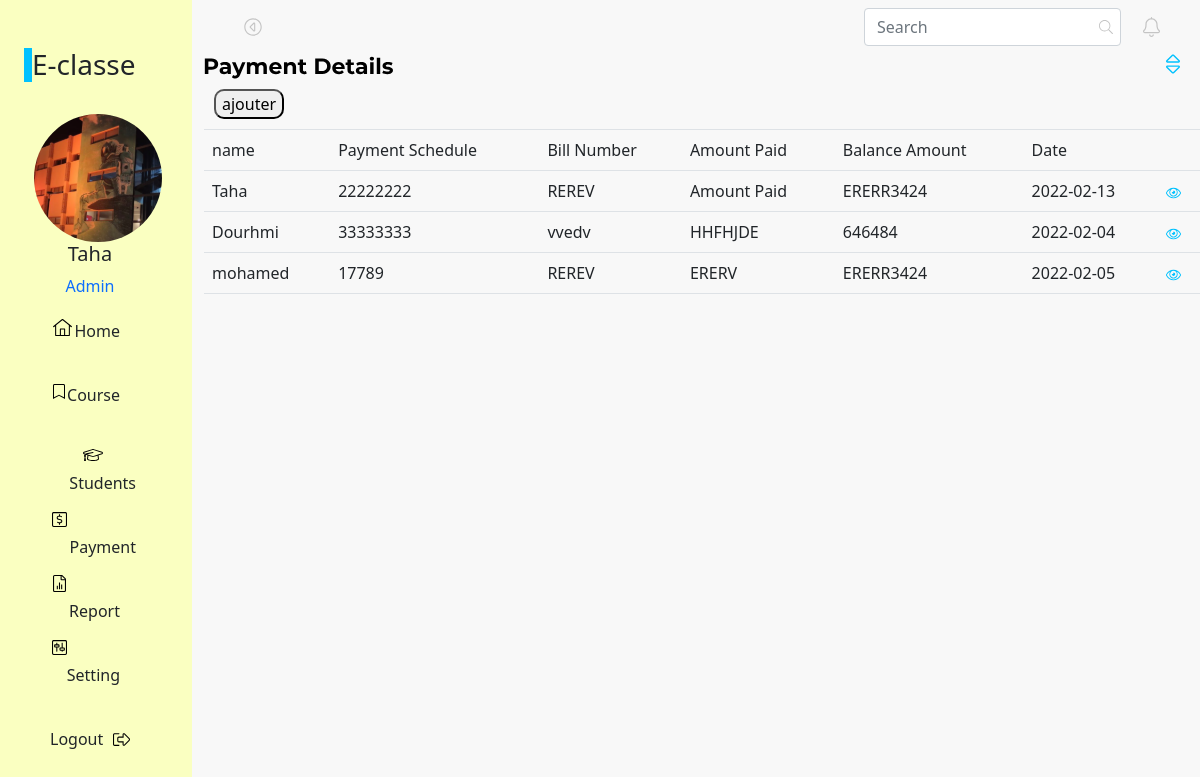
The app's page /payment.php with its own data.
### tables this page shows
CREATE TABLE `payment` (
  `id` int(10) NOT NULL,
  `Name` varchar(40) NOT NULL,
  `Payment Schedule` varchar(40) NOT NULL,
  `Bill Number` varchar(40) NOT NULL,
  `Amount Paid` varchar(40) NOT NULL,
  `Balance Amount` varchar(40) NOT NULL,
  `Date` date NOT NULL
);

### crude/base.php (the view, shortened to what this page needs)
<!DOCTYPE html>
<html lang="en">
<head>
    <link href="https://cdn.jsdelivr.net/npm/bootstrap@5.1.3/dist/css/bootstrap.min.css" rel="stylesheet">
</head>
<body>
                 <?php
                           $connect=mysqli_connect("localhost","root","","e_classe_db");
                           $sql = "SELECT `Name`, `Payment Schedule`, `Bill Number`, `Amount Paid`, `Balance Amount`, `Date` FROM `payment` ";
                           $result=mysqli_query( $connect,$sql);
                 ?>
                                      <table class="table">
                                                <tr>
                                                     <td>name</td>
                                                     <td>Payment Schedule</td>
                                                      <td>Bill Number</td>
                                                      <td>Amount Paid</td>
                                                      <td>Balance Amount</td>
                                                      <td>Date</td>
                                                      <td></td>
                                                 </tr>
                 <?php
                           foreach($result as $rows){
                            ?>
                                               <tr>
                                                   <td><?php echo $rows['Name']?></td>
                                                   <td><?php echo $rows['Payment Schedule']?></td>
                                                   <td><?php echo $rows['Bill Number']?></td>
                                                   <td><?php echo $rows['Amount Paid']?></td>
                                                   <td><?php echo $rows['Balance Amount']?></td>
                                                   <td><?php echo $rows['Date']?></td>
                                                   <td><img src="vue.svg" alt="imag"></td>
                                               </tr>
                                <?php  } ?>
                                </table>
</body>
</html>

### payment.php (shortened to what this page needs)
<!DOCTYPE html>
<html lang="en">
<head>
    <link href="https://cdn.jsdelivr.net/npm/bootstrap@5.1.3/dist/css/bootstrap.min.css" rel="stylesheet">
    <link rel="stylesheet" href="style.css">
    <link rel="stylesheet" href="main.css">
</head>
<body>
    <div class="container-fluide" style="width: 100%;background-color:#F8F8F8">
        <div class="row" style="height: 100vh;">
                 <?php
                 include ('aside.php');
                 ?>
               <div class="col-12 col-lg-10">
                        <div style="width:98%">
                        <img src="svg/dflish.svg" class="float-right">
                        <img src="svg/payement.svg" alt="">
                        </div>
                        <div style="margin:10px;">
                        <a href="ajouter.php"><button  style="border-radius: 10px;">ajouter</button></a>
                        </div>
                        <main>
                             <?php
                              include('crude/base.php');
                             ?>
                        </main>
               </div>
        </div>
    </div>
</body>
</html>

### aside.php
<div class="col-2 d-none  d-lg-block ">
                           <div style="width: 159px;">
                              <h3 class="br mt-5 ml-4 px--4">E-classe</h3>
                           </div>
                                 <div style="text-align:center;width: 100%;">
                                  <img src="image.svg" class="rounded-circle ml-3 mt-4">
                                  <h5>Taha</h5>
                                  <p class="text-primary">Admin</p>
                                    <div class="rounded-2  hover  " style="width: 70%;height: 40px;position: relative;left: 30px;text-align: center;">
                                       <div class="rounded-2" style="width: 70px;height:35px;position: relative;left: 20px;">
                                          <img src="home.svg" alt=""><p class="float-right" style="line-height: 35px;"><a href="dachboard.php" class="text-dark text-decoration-none">Home</a></p>
                                       </div>
                                    </div>
                                    <div class="rounded-2  mt-4 hover " style="width: 130px;height: 40px;position: relative;left: 30px;text-align: center;">
                                      <div class="rounded-2" style="width: 70px;height:35px;position: relative;left: 20px;" >
                                          <img src="svg/cource.svg" alt=""><p class="float-right" style="line-height: 35px;"><a href="course.php" class="text-dark text-decoration-none">Course</a> </p>
                                       </div>
                                    </div>
                                    <div class="rounded-2  mt-4 hover " style="width: 130px;height: 40px;position: relative;left: 30px;text-align: center;">
                                      <div class="rounded-2" style="width: 86px;height:35px;position: relative;left: 20px;" >
                                          <img src="svg/stu.svg" alt=""><p class="float-right" style="line-height: 35px;display: inline-block;"><a href="student.php" class="text-dark text-decoration-none">Students</a></p>
                                       </div>
                                    </div>
                                    <div class="rounded-2  mt-4 hover " style="width: 130px;height: 40px;position: relative;left: 30px;text-align: center;">
                                      <div class="rounded-2" style="width: 86px;height:35px;position: relative;left: 20px;" >
                                          <img src="svg/dolar.svg" alt=""><p class="float-right" style="line-height: 35px;"><a href="payment.php" class="text-dark text-decoration-none"> Payment</a></p>
                                       </div>
                                    </div>
                                    <div class="rounded-2  mt-4 hover" style="width: 130px;height: 40px;position: relative;left: 30px;text-align: center;">
                                      <div class="rounded-2" style="width: 70px;height:35px;position: relative;left: 20px;" >
                                          <img src="svg/report.svg" alt=""><p class="float-right" style="line-height: 35px;">Report</p>
                                       </div>
                                    </div>
                                    <div class="rounded-2  mt-4 hover" style="width: 130px;height: 40px;position: relative;left: 30px;text-align: center;">
                                      <div class="rounded-2" style="width: 70px;height:35px;position: relative;left: 20px;" >
                                          <img src="svg/setting.svg" alt=""><p class="float-right" style="line-height: 35px;">Setting</p>
                                       </div>
                                    </div>
                                    <div class="rounded-2  mt-5 hover" style="width: 130px;height: 40px;position: relative;left: 30px;text-align: center;">
                                      <div class="rounded-2" style="width: 90px;height:35px;position: relative;left: 20px;" >
                                          <img src="svg/logout.svg" alt="" class="mt-2"><p class="float-left" style="line-height: 35px;"><a href="login.php" class="text-dark text-decoration-none"> Logout</a></p>
                                       </div>
                                    </div>
                              </div>
                          </div>

### style.css (style rules this page uses)
.br { border-left:solid #00C1FE 8px; }
.col-2 { background-color: #FAFFC1; }

### records on screen
payment: Name "Taha", Payment Schedule "22222222", Bill Number "REREV", Amount Paid "Amount Paid", Balance Amount "ERERR3424", Date "2022-02-13"
payment: Name "Dourhmi", Payment Schedule "33333333", Bill Number "vvedv", Amount Paid "HHFHJDE", Balance Amount "646484", Date "2022-02-04"
payment: Name "mohamed", Payment Schedule "17789", Bill Number "REREV", Amount Paid "ERERV", Balance Amount "ERERR3424", Date "2022-02-05"
